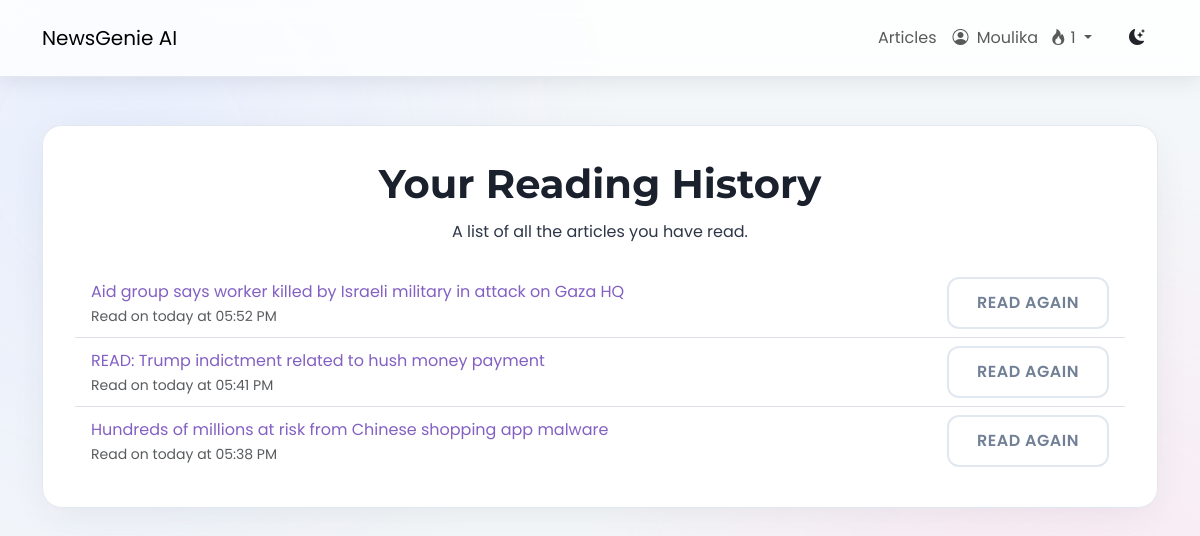
/history/ (signed in), run on the app's committed database.
### users/models.py (models this page shows, shortened)
class Profile(models.Model):
    user = models.OneToOneField(User, on_delete=models.CASCADE)
    streak_count = models.IntegerField(default=0)
    last_login_date = models.DateField(null=True, blank=True)

### news/models.py (models this page shows, shortened)
class ReadingHistory(models.Model):
    user = models.ForeignKey(User, on_delete=models.CASCADE)
    article = models.ForeignKey(Article, on_delete=models.CASCADE)
    read_at = models.DateTimeField(default=timezone.now)

class Article(models.Model):
    title = models.CharField(max_length=255)
    author = models.CharField(max_length=100, default="Unknown")
    content = models.TextField()
    url = models.URLField(unique=True)
    source = models.CharField(max_length=100)
    published_at = models.DateTimeField()
    summary = models.TextField(blank=True, null=True)
    category = models.ManyToManyField(Category, related_name='articles')
    approved = models.BooleanField(default=False)
    audio_file = models.FileField(upload_to='news_audio/', blank=True, null=True)
    reading_time = models.PositiveIntegerField(
        default=0,
        help_text="Estimated reading time in minutes"
    )
    def approved_status(self):
        return self.approved
    approved_status.boolean = True
    approved_status.short_description = "Approved"

### news/views.py (the view)
# urls.py: path('history/', views.reading_history, name="history"),
@login_required
def reading_history(request):
    history = ReadingHistory.objects.filter(user=request.user).order_by('-read_at')
    if request.user.is_authenticated:
        article_ids = [h.article.id for h in history]
        liked_articles_ids = ArticleLike.objects.filter(user=request.user, article__id__in=article_ids).values_list('article__id', flat=True)
        bookmarked_articles_ids = Bookmark.objects.filter(user=request.user, article__id__in=article_ids).values_list('article__id', flat=True)
        for h in history:
            h.article.is_liked_by_user = h.article.id in liked_articles_ids
            h.article.is_bookmarked_by_user = h.article.id in bookmarked_articles_ids
    return render(request, "news/reading_history.html", {"history": history})

### news/templates/news/reading_history.html (shortened to what this page needs)
{% extends 'news/base.html' %}
{% load static %}
{% load humanize %}
{% block content %}
<div class="reading-history-container app-card text-center mt-5">
    <div class="page-header-section">
        <h1 class="page-title-heading">Your Reading History</h1>
        <p class="page-subtitle-text">A list of all the articles you have read.</p>
    </div>
    {% if history %}
    <div class="mt-4">
        <ul class="list-group list-group-flush reading-history-list">
            {% for entry in history %}
            <li class="list-group-item d-flex justify-content-between align-items-center reading-history-item">
                <div class="text-start flex-grow-1">
                    <a href="{% url 'news:detail' entry.article.pk %}" class="reading-history-link">{{ entry.article.title }}</a>
                    <p class="small text-muted mb-0">Read on {{ entry.read_at|naturalday }} at {{ entry.read_at|time:"h:i A" }}</p>
                </div>
                <div class="ms-3">
                    <a href="{% url 'news:detail' entry.article.pk %}" class="btn app-btn outline-btn read-again-btn">Read Again</a>
                </div>
            </li>
            {% endfor %}
        </ul>
    </div>
    {% else %}
    <div class="text-center py-5">
        <p class="lead">You haven't read any articles yet.</p>
        <a href="{% url 'news:article_list' %}" class="btn app-btn primary-btn mt-3">Explore Articles</a>
    </div>
    {% endif %}
</div>
{% endblock %}

### templates/news/base.html (shortened to what this page needs)
{% load static %}
<!DOCTYPE html>
<html lang="en">
<head>
    <link href="https://cdn.jsdelivr.net/npm/bootstrap@5.3.0/dist/css/bootstrap.min.css" rel="stylesheet">
    <link rel="stylesheet" href="https://cdn.jsdelivr.net/npm/bootstrap-icons@1.10.5/font/bootstrap-icons.css">
    <link rel="stylesheet" href="{% static 'css/newsgenie.css' %}">
</head>
<body class="{{ request.COOKIES.theme|default:'light' }}-mode">
    <header class="app-navbar navbar navbar-expand-lg sticky-top">
        <div class="container">
            <a class="navbar-brand navbar-brand-custom" href="{% url 'news:homepage' %}">NewsGenie AI</a>
            <div class="collapse navbar-collapse" id="navbarNav">
                <ul class="navbar-nav ms-auto align-items-center">
                    <li class="nav-item">
                        <a class="nav-link nav-link-custom" href="{% url 'news:article_list' %}">Articles</a>
                    </li>
                    {% if user.is_authenticated %}
                        <li class="nav-item dropdown">
                            <a class="nav-link nav-link-custom dropdown-toggle" href="#" id="navbarDropdown" role="button" data-bs-toggle="dropdown" aria-expanded="false">
                                <i class="bi bi-person-circle me-1"></i>
                                {{ user.username }}
                                <span class="streak-indicator ms-2">
                                    <i class="bi bi-fire"></i> {{ user.profile.streak_count }}
                                </span>
                            </a>
                        </li>
                    {% endif %}
                    <li class="nav-item ms-3">
                        <button id="theme-toggle" class="btn theme-toggle-btn">
                            <i class="bi bi-moon-stars-fill"></i>
                        </button>
                    </li>
                </ul>
            </div>
        </div>
    </header>
    <main class="container my-5 app-content-wrapper">
        {% block content %}{% endblock %}
    </main>
</body>
</html>

### news/static/css/newsgenie.css (style rules this page uses)
:root { --font-heading: 'Montserrat', sans-serif; --font-body: 'Poppins', sans-serif; --light-bg-primary: #f4f7f9; --light-bg-secondary: #ffffff; --light-bg-tertiary: #eef2f5; --light-text-primary: #2d3748; --light-text-secondary: #718096; --light-heading-color: #1a202c; --light-border-color: #e2e8f0; --light-shadow-color: rgba(45, 55, 72, 0.1); --dark-bg-primary: #12121a; --dark-bg-secondary: #1a1a26; --dark-bg-tertiary: #242430; --dark-text-primary: #a9b3c1; --dark-text-secondary: #8a93a2; --dark-heading-color: #e8ecf3; --dark-border-color: #333344; --dark-shadow-color: rgba(0, 0, 0, 0.25); --accent-purple-start: #8360c3; --accent-purple-end: #2ebf91; --accent-blue-start: #4a90e2; --accent-blue-end: #6dd5ed; --accent-pink-start: #d4418e; --accent-pink-end: #0652c5; --accent-red: #e53e3e; --accent-green: #38a169; --accent-yellow: #d69e2e; --gradient-primary: linear-gradient(135deg, var(--accent-purple-start) 0%, var(--accent-purple-end) 100%); --gradient-secondary: linear-gradient(135deg, var(--accent-blue-start) 0%, var(--accent-blue-end) 100%); --gradient-danger: linear-gradient(135deg, var(--accent-pink-start) 0%, var(--accent-pink-end) 100%); --gradient-text: linear-gradient(135deg, #6a11cb 0%, #2575fc 100%); --border-radius-sm: 8px; --border-radius-md: 12px; --border-radius-lg: 20px; --spacing-xs: 4px; --spacing-sm: 8px; --spacing-md: 16px; --spacing-lg: 24px; --spacing-xl: 32px; --spacing-xxl: 48px; --transition-fast: 0.15s ease-in-out; --transition-normal: 0.3s cubic-bezier(0.25, 0.8, 0.25, 1); --transition-slow: 0.5s ease-in-out; }
*, *::before, *::after { box-sizing: border-box; margin: 0; padding: 0; }
html { scroll-behavior: smooth; }
body { font-family: var(--font-body); font-size: 16px; line-height: 1.7; background-color: var(--light-bg-primary); color: var(--light-text-primary); transition: background-color var(--transition-normal), color var(--transition-normal); position: relative; min-height: 100vh; overflow-x: hidden; }
body::before { content: ''; position: fixed; top: 0; left: 0; width: 100%; height: 100%; z-index: -1; pointer-events: none; background: radial-gradient(circle at 10% 20%, #e0e7ff, transparent 40%), radial-gradient(circle at 90% 80%, #ffe0f0, transparent 40%); opacity: 0.6; transition: opacity var(--transition-slow); }
h1, h2, h3, h4, h5, h6 { font-family: var(--font-heading); font-weight: 700; color: var(--light-heading-color); line-height: 1.3; transition: color var(--transition-normal); }
a { color: var(--accent-purple-start); text-decoration: none; transition: color var(--transition-fast); }
.app-card { background-color: var(--light-bg-secondary); border-radius: var(--border-radius-lg); box-shadow: 0 10px 40px -10px var(--light-shadow-color); border: 1px solid var(--light-border-color); transition: all var(--transition-normal); padding: var(--spacing-xl); }
.app-btn { padding: 12px 28px; font-size: 1rem; font-weight: 600; border-radius: var(--border-radius-md); border: none; cursor: pointer; transition: all var(--transition-normal); text-align: center; display: inline-flex; align-items: center; justify-content: center; text-transform: uppercase; letter-spacing: 0.5px; }
.app-btn.outline-btn { background: transparent; border: 2px solid var(--light-border-color); color: var(--light-text-secondary); }
.app-navbar { background-color: rgba(255, 255, 255, 0.8) !important; backdrop-filter: saturate(180%) blur(10px); box-shadow: 0 4px 20px var(--light-shadow-color); border-bottom: 1px solid var(--light-border-color); transition: all var(--transition-normal); padding: 1rem 0; }

### data on the page
ReadingHistory: article "Aid group says worker killed by Israeli military in attack on Gaza HQ", read_at "today", read_at "05:52 PM"
ReadingHistory: article "READ: Trump indictment related to hush money payment", read_at "today", read_at "05:41 PM"
ReadingHistory: article "Hundreds of millions at risk from Chinese shopping app malware", read_at "today", read_at "05:38 PM"

### other printed values
{{ user.username }} "Moulika"
{{ user.profile.streak_count }} "1"
